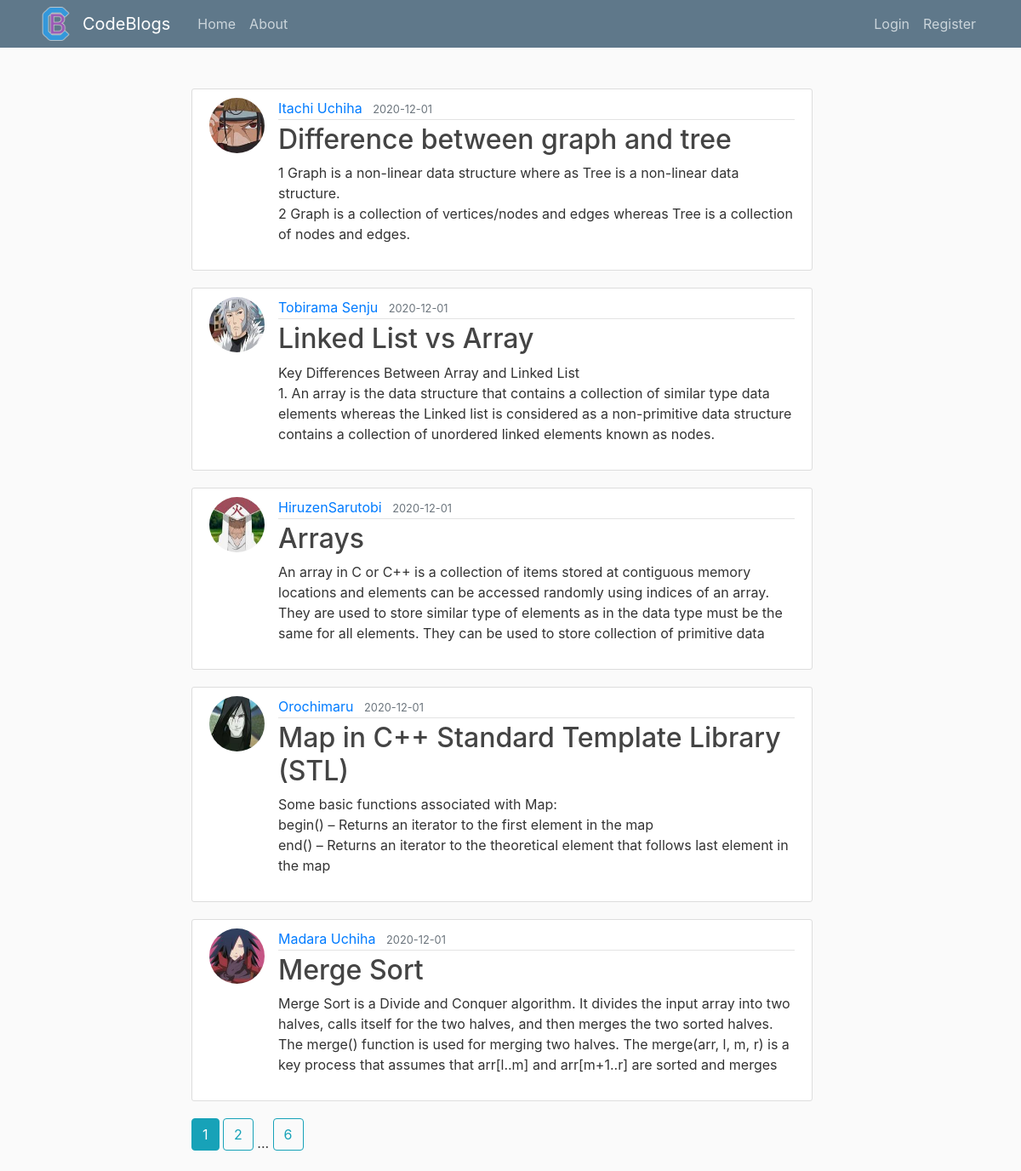
The page /home on the database its author committed.
### flaskblog/models.py (models this page shows, shortened)
class Post(db.Model):
    id = db.Column(db.Integer, primary_key=True)
    title = db.Column(db.String(100), nullable=False)
    date_posted = db.Column(db.DateTime, nullable=False, default=datetime.utcnow)
    content = db.Column(db.Text, nullable=False)
    user_id = db.Column(db.Integer, db.ForeignKey('user.id'), nullable=False)

class User(db.Model, UserMixin):
    id = db.Column(db.Integer, primary_key=True)
    username = db.Column(db.String(20), unique=True, nullable=False)
    email = db.Column(db.String(120), unique=True, nullable=False)
    image_file = db.Column(db.String(20), nullable=False, default='default.jpg')
    password = db.Column(db.String(60), nullable=False)
    posts = db.relationship('Post', backref='author', lazy=True)

### flaskblog/routes.py (the view)
@app.route("/")
@app.route("/home")
def home():
    page = request.args.get('page', 1, type=int)
    posts = Post.query.order_by(Post.date_posted.desc()).paginate(page=page, per_page=5)
    return render_template('home.html', posts=posts)

### flaskblog/templates/home.html
{% extends "layout.html" %}
{% block content %}
    {% for post in posts.items %}
        <article class="media content-section">
          <img class="rounded-circle article-img" src="{{ url_for('static', filename='profile_pics/' + post.author.image_file) }}">
          <div class="media-body">
            <div class="article-metadata">
              <a class="mr-2" href="{{ url_for('user_posts', username=post.author.username) }}">{{ post.author.username }}</a>
              <small class="text-muted">{{ post.date_posted.strftime('%Y-%m-%d') }}</small>
            </div>
            <h2><a class="article-title" href="{{ url_for('post', post_id=post.id) }}">{{ post.title }}</a></h2>
            <p class="article-content">{{ post.content }}</p>
          </div>
        </article>
    {% endfor %}
    {% for page_num in posts.iter_pages(left_edge=1, right_edge=1, left_current=1, right_current=2) %}
      {% if page_num %}
        {% if posts.page == page_num %}
          <a class="btn btn-info mb-4" href="{{ url_for('home', page=page_num) }}">{{ page_num }}</a>
        {% else %}
          <a class="btn btn-outline-info mb-4" href="{{ url_for('home', page=page_num) }}">{{ page_num }}</a>
        {% endif %}
      {% else %}
        ...
      {% endif %}
    {% endfor %}
{% endblock content %}

### flaskblog/templates/layout.html (shortened to what this page needs)
﻿<!DOCTYPE html>
<html>
<head>
    <link rel="stylesheet" href="https://maxcdn.bootstrapcdn.com/bootstrap/4.0.0/css/bootstrap.min.css">
    <link rel="stylesheet" type="text/css" href="{{ url_for('static', filename='main.css') }}">
</head>
<body>
    <header class="site-header">
      <nav class="navbar navbar-expand-md navbar-dark bg-steel fixed-top">
          <div class="container">
              <img class="icon-codeblogs" src="{{url_for('static', filename = 'icon.png')}}">
              <a class="navbar-brand mr-4" href="/">CodeBlogs</a>
              <div class="collapse navbar-collapse" id="navbarToggle">
                  <div class="navbar-nav mr-auto">
                      <a class="nav-item nav-link" href="{{ url_for('home') }}">Home</a>
                      <a class="nav-item nav-link" href="{{ url_for('about') }}">About</a>
                  </div>
                  <div class="navbar-nav">
                      {% if current_user.is_authenticated %}
                      <a class="nav-item nav-link" href="{{ url_for('new_post') }}">New Post</a>
                      <a class="nav-item nav-link" href="{{ url_for('account') }}">Account</a>
                      <a class="nav-item nav-link" href="{{ url_for('logout') }}">Logout</a>
                      {% else %}
                      <a class="nav-item nav-link" href="{{ url_for('login') }}">Login</a>
                      <a class="nav-item nav-link" href="{{ url_for('register') }}">Register</a>
                      {% endif %}
                  </div>
              </div>
          </div>
      </nav>
    </header>
    <main role="main" class="container">
      <div class="row">
        <div class="col-md-8">
          {% block content %}{% endblock %}
        </div>
      </div>
    </main>
</body>
</html>

### flaskblog/static/main.css (style rules this page uses)
body { background: #fafafa; color: #333333; margin-top: 5rem; }
h1, h2, h3, h4, h5, h6 { color: #444444; }
.bg-steel { background-color: #5f788a; }
.site-header .navbar-nav .nav-link { color: #cbd5db; }
.content-section { background: #ffffff; padding: 10px 20px; border: 1px solid #dddddd; border-radius: 3px; margin-bottom: 20px; }
.article-title { color: #444444; }
.article-content { white-space: pre-line; }
.article-img { height: 65px; width: 65px; margin-right: 16px; }
.article-metadata { padding-bottom: 1px; margin-bottom: 4px; border-bottom: 1px solid #e3e3e3 }

### flaskblog/templates/layout.html (style rules this page uses)
.col-md-8 { margin-left: 180px; }
.article-content { height: 100px; overflow: hidden; }
.icon-codeblogs { padding-right: 10px; height: 40px; width: 52px; }

### rows shown on the page
Post: image_file (picture), author.username "Itachi Uchiha", date_posted "2020-12-01", title "Difference between graph and tree", content "1 Graph is a non-linear data structure where as Tree is a non-linear data structure. 2 Graph is a collection of vertices/nodes and edges whereas Tree is a collection of nodes and edges.…"
Post: image_file (picture), author.username "Tobirama Senju", date_posted "2020-12-01", title "Linked List vs Array", content "Key Differences Between Array and Linked List 1. An array is the data structure that contains a collection of similar type data elements whereas the Linked list is considered as a non-primitive data structure contains a collection of unordered linked elements known as nodes.…"
Post: image_file (picture), author.username "HiruzenSarutobi", date_posted "2020-12-01", title "Arrays", content "An array in C or C++ is a collection of items stored at contiguous memory locations and elements can be accessed randomly using indices of an array. They are used to store similar type of elements as in the data type must be the same for all elements. They can be used to store collection of primitive data…"
Post: image_file (picture), author.username "Orochimaru", date_posted "2020-12-01", title "Map in C++ Standard Template Library (STL)", content "Some basic functions associated with Map: begin() – Returns an iterator to the first element in the map end() – Returns an iterator to the theoretical element that follows last element in the map…"
Post: image_file (picture), author.username "Madara Uchiha", date_posted "2020-12-01", title "Merge Sort", content "Merge Sort is a Divide and Conquer algorithm. It divides the input array into two halves, calls itself for the two halves, and then merges the two sorted halves. The merge() function is used for merging two halves. The merge(arr, l, m, r) is a key process that assumes that arr[l..m] and arr[m+1..r] are sorted and merges…"

### other values the page prints
{{ page_num }} "1"
{{ page_num }} "2" "6"
